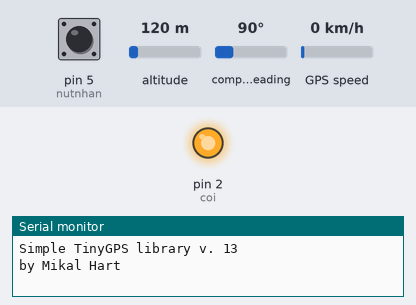
Bench run of a sketch on a simulated Arduino Uno, built with avr-gcc and run on an emulated ATmega328P. Shown: output pins drawn as LEDs (lit = HIGH), the last lines printed to the serial monitor. The inputs (shaded band) are chosen by the test bench; at power-on: pin 5 (nutnhan) HIGH, altitude 120 m, compass heading 90°, GPS speed 0 km/h. The GPS gets a fix after 3 s at 37.7749, -122.4194 with 8 satellites; the modem accepts every AT command (registered, SIM ready, sends succeed) and sends nothing else.

Above: at 1.2 s.
1.3 s: pin 5 (nutnhan) pulled LOW for 1 s
At 17.4 s:
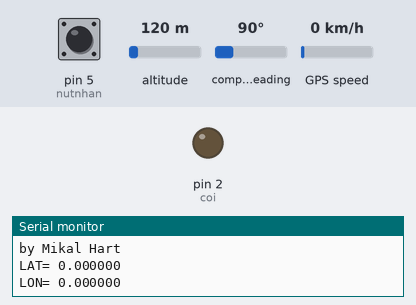
Timing chart, 0 to 18.5 s (numbered marks = the images above; inputs shaded):
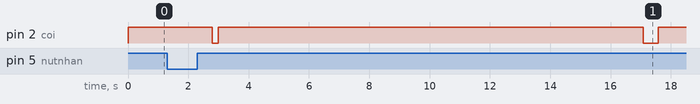

Measured:
- after the input at 1.3 s, pin 2 (coi): HIGH → LOW after 1.5 s, → HIGH 0.20 s later, → LOW 14.1 s later, → HIGH 0.50 s later

The sketch:

SIM900A_GPS_UART.ino
```cpp
#include<Wire.h>
#include <SoftwareSerial.h>
#include <TinyGPS.h>
TinyGPS gps;
SoftwareSerial ss(4, 3);       //CHÂN TX NỐI VỚI CHÂN 4, CHÂN RX NỐI VỚI CHÂN 3
SoftwareSerial SIM900(11, 12); //CHÂN TX NỐI VỚI CHÂN 11, CHÂN RX NỐI VỚI CHÂN 12
String textSMS=" "; //Nội dung gửi
float flat, flon, A, B;
int nutnhan = 5;
#define coi 2
void setup()
{
  Serial.begin(9600);
  SIM900.begin(9600);
  ss.begin(9600);
  Serial.print("Simple TinyGPS library v. ");
  Serial.println(TinyGPS::library_version());
  Serial.println("by Mikal Hart");
  Serial.println();
  pinMode(nutnhan, INPUT_PULLUP);
  digitalWrite(nutnhan,1);
  pinMode(coi, OUTPUT);
  digitalWrite(coi, 1);
}

void loop()
{
  bool newData = false;
  unsigned long chars;
  unsigned short sentences, failed;
  for (unsigned long start = millis(); millis() - start < 1000;)
  {
   while (ss.available())
   {
    char c = ss.read();
    if (gps.encode(c))
     newData = true;
   }
  }
  if (newData)
  {
   unsigned long age;
   gps.f_get_position(&flat, &flon, &age);
   //Serial.print("LAT= ");
   //Serial.println(flat == TinyGPS::GPS_INVALID_F_ANGLE ? 0.0 : flat, 6);
   //Serial.print("LON= ");
   //Serial.println(flon == TinyGPS::GPS_INVALID_F_ANGLE ? 0.0 : flon, 6);
  }

 if (digitalRead(nutnhan)==0){
 while (digitalRead(nutnhan)==0){}
 delay(500);
 digitalWrite(coi, 0);
 delay(200);
 digitalWrite(coi, 1);
 Serial.print("LAT= ");
 Serial.println(flat == TinyGPS::GPS_INVALID_F_ANGLE ? 0.0 : flat, 6);
 Serial.print("LON= ");
 Serial.println(flon == TinyGPS::GPS_INVALID_F_ANGLE ? 0.0 : flon, 6);
 goidien();
 sendSMS(textSMS);
 delay(1000);
 digitalWrite(coi, 0);
 delay(500);
 digitalWrite(coi, 1);
 }
}

void sendSMS(String message)
{
 SIM900.println("AT+CMGF=1");
 delay(1000);
 SIM900.println("AT+CMGS=\"+84928621023\"\r"); //SDT
 delay(1000);
 SIM900.println(flat == TinyGPS::GPS_INVALID_F_ANGLE ? 0.0 : flat, 6);
 SIM900.print(flon == TinyGPS::GPS_INVALID_F_ANGLE ? 0.0 : flon, 6);
 SIM900.println((char)26);
 delay(1000);
}

void goidien()
{
  SIM900.println("ATD+84928621023;");  //SDT
  delay(10000);
}
```
